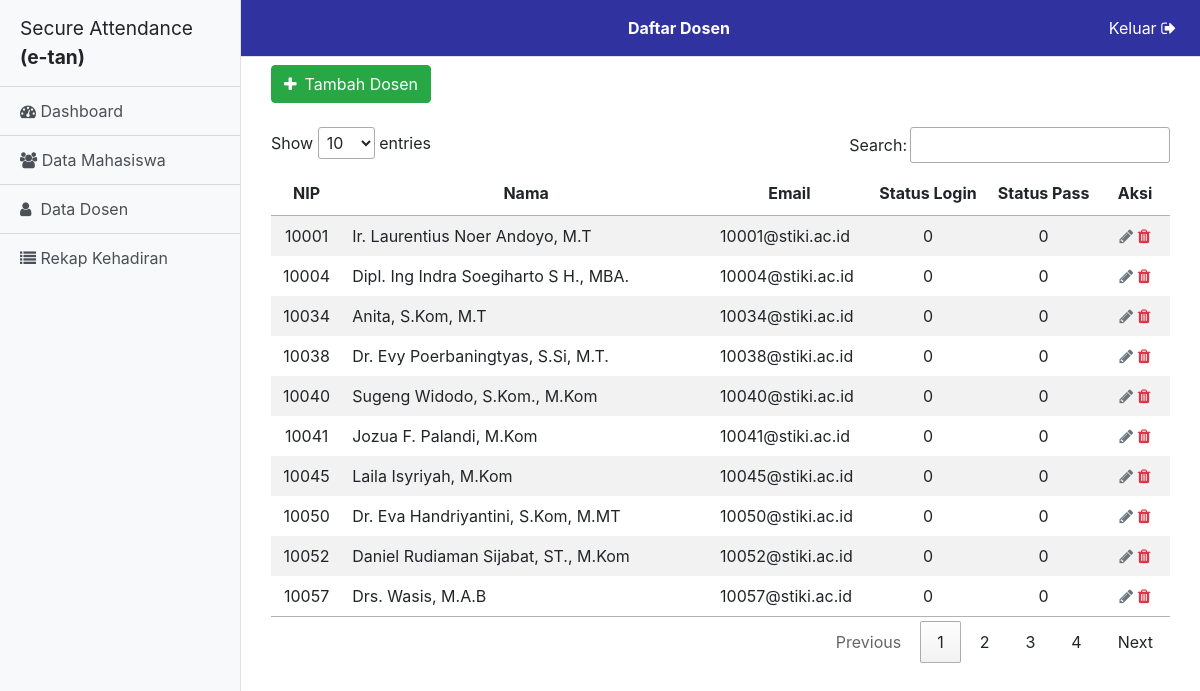
Page /index.php/dosen on the committed database.
### tables this page shows
CREATE TABLE `dosen` (
  `NIP_DOSEN` int(11) NOT NULL,
  `PASS_DOSEN` varchar(25) DEFAULT NULL,
  `NAMA_DOSEN` varchar(50) DEFAULT NULL,
  `EMAIL_DOSEN` varchar(25) DEFAULT NULL,
  `STATUS_LOGIN` int(11) DEFAULT '0',
  `STATUS_PASS` int(11) DEFAULT '0'
);

### application/controllers/Dosen.php (called while the page is built, shortened)
<?php
class Dosen extends CI_Controller {
	function __construct(){
		$this->load->model('Mdosen');
	}
	public function index(){
		$param['main_content'] = 'dosen/list';
		$param['page_title'] = 'Daftar Dosen';
		$param['dosen_list'] = $this->Mdosen->getAllDosen();
		$this->load->view('dashboard', $param);
	}
}

### index.php (called while the page is built, shortened)
<?php
require_once BASEPATH.'core/CodeIgniter.php';

### application/models/Mdosen.php (called while the page is built, shortened)
<?php
class Mdosen extends CI_Model {
  public function getAllDosen(){
    return $this->db->get('dosen')->result();
  }
}
?>

### application/views/dosen/list.php (the view, shortened to what this page needs)
<div class="py-1">
</div>
<div class="py-0">
  <div class="container">
    <div class="row">
      <div class="col-md-12"><a class="btn btn-success" href="<?php echo base_url('Dosen/add_dosen'); ?>"><i class="fa fa-plus"></i>&ensp;Tambah Dosen</a></div>
    </div>
  </div>
</div>
<div class="py-4">
  <div class="container">
    <div class="row">
      <div class="col-md-12">
        <div class="table-responsive">
          <table class="table table-striped table-borderless" id="newstable">
            <thead>
              <tr>
                <th class="text-center">NIP</th>
                <th class="text-center">Nama</th>
                <th class="text-center">Email</th>
                <th class="text-center">Status Login</th>
                <th class="text-center">Status Pass</th>
                <th class="text-center" style="width: 50px">Aksi</th>
              </tr>
            </thead>
            <tbody>
              <?php $i = 1;
              foreach ($dosen_list as $dosen){ ?>
                <tr>
                  <td class="text-center"><?php echo $dosen->NIP_DOSEN; ?></td>
                  <td class="text-left"><?php echo $dosen->NAMA_DOSEN ?></td>
                  <td class="text-left"><?php echo $dosen->EMAIL_DOSEN; ?></td>
                  <td class="text-center"><?php echo isset ($dosen->STATUS_LOGIN) ? $dosen->STATUS_LOGIN : "0" ?></td>
                  <td class="text-center"><?php echo isset ($dosen->STATUS_PASS) ? $dosen->STATUS_PASS : "0" ?></td>
                  <td class="text-center">
                    <a href="<?= base_url('Dosen/edit_dosen/' . $dosen->NIP_DOSEN) ?>"><i class="fa fa-pencil text-secondary"></i></a>
                    <a href="#" data-toggle="modal" data-target="#ModalDelete" data-id="<?php echo $dosen->NIP_DOSEN; ?>"
                        data-title="<?php echo $dosen->NIP_DOSEN; ?>"><i class="fa fa-trash text-danger"></i></a>
                  </td>
                </tr>
              <?php $i++; } ?>
            </tbody>
          </table>
        </div>
      </div>
    </div>
  </div>
</div>

### assets/css/simple-sidebar.css (style rules this page uses)
body { overflow-x: hidden; }

### rows in the picture
dosen: NIP_DOSEN "10001", NAMA_DOSEN "Ir. Laurentius Noer Andoyo, M.T", EMAIL_DOSEN "10001@stiki.ac.id", STATUS_LOGIN "0", STATUS_PASS "0"
dosen: NIP_DOSEN "10004", NAMA_DOSEN "Dipl. Ing Indra Soegiharto S H., MBA.", EMAIL_DOSEN "10004@stiki.ac.id", STATUS_LOGIN "0", STATUS_PASS "0"
dosen: NIP_DOSEN "10034", NAMA_DOSEN "Anita, S.Kom, M.T", EMAIL_DOSEN "10034@stiki.ac.id", STATUS_LOGIN "0", STATUS_PASS "0"
dosen: NIP_DOSEN "10038", NAMA_DOSEN "Dr. Evy Poerbaningtyas, S.Si, M.T.", EMAIL_DOSEN "10038@stiki.ac.id", STATUS_LOGIN "0", STATUS_PASS "0"
dosen: NIP_DOSEN "10040", NAMA_DOSEN "Sugeng Widodo, S.Kom., M.Kom", EMAIL_DOSEN "10040@stiki.ac.id", STATUS_LOGIN "0", STATUS_PASS "0"
dosen: NIP_DOSEN "10041", NAMA_DOSEN "Jozua F. Palandi, M.Kom", EMAIL_DOSEN "10041@stiki.ac.id", STATUS_LOGIN "0", STATUS_PASS "0"
dosen: NIP_DOSEN "10045", NAMA_DOSEN "Laila Isyriyah, M.Kom", EMAIL_DOSEN "10045@stiki.ac.id", STATUS_LOGIN "0", STATUS_PASS "0"
dosen: NIP_DOSEN "10050", NAMA_DOSEN "Dr. Eva Handriyantini, S.Kom, M.MT", EMAIL_DOSEN "10050@stiki.ac.id", STATUS_LOGIN "0", STATUS_PASS "0"
dosen: NIP_DOSEN "10052", NAMA_DOSEN "Daniel Rudiaman Sijabat, ST., M.Kom", EMAIL_DOSEN "10052@stiki.ac.id", STATUS_LOGIN "0", STATUS_PASS "0"
dosen: NIP_DOSEN "10057", NAMA_DOSEN "Drs. Wasis, M.A.B", EMAIL_DOSEN "10057@stiki.ac.id", STATUS_LOGIN "0", STATUS_PASS "0"

### other values in the picture
$page_title "Daftar Dosen"
